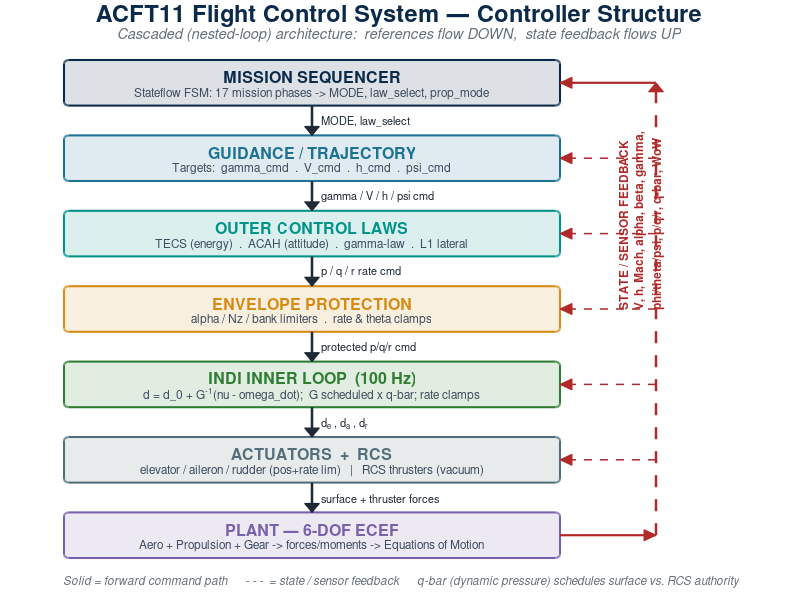
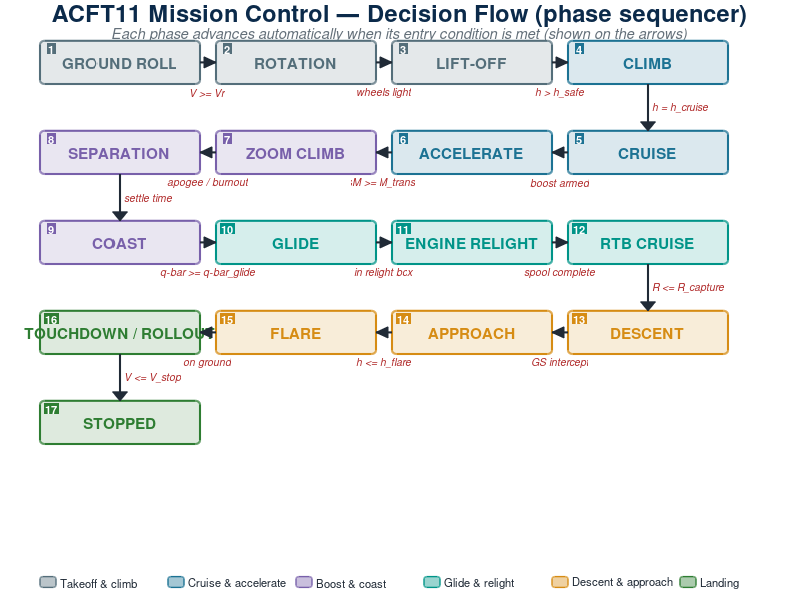

Recreate these plots in MATLAB, in order.
function make_fcs_diagrams()
%MAKE_FCS_DIAGRAMS  Render professional PNG schematics of the ACFT11 FCS.
%   Produces two images in the project folder:
%     FCS_controller_structure.png  - cascaded controller block diagram
%     FCS_decision_flow.png         - mission-phase decision flowchart
%   No model dependency; pure drawing + exportgraphics.

outdir = fileparts(mfilename('fullpath'));

% ---- palette (RGB 0..1) ----
P.navy    = [ 11  42  74]/255;
P.teal    = [ 28 114 147]/255;
P.sea     = [  0 148 136]/255;
P.amber   = [214 140  20]/255;
P.purple  = [120  96 170]/255;
P.red     = [176  42  42]/255;
P.slate   = [ 84 110 122]/255;
P.green   = [ 46 125  50]/255;
P.ink     = [ 32  42  54]/255;
P.grey    = [100 112 122]/255;

make_structure(fullfile(outdir,'FCS_controller_structure.png'), P);
make_flow(fullfile(outdir,'FCS_decision_flow.png'), P);
fprintf('Done. Wrote:\n  %s\n  %s\n', ...
    fullfile(outdir,'FCS_controller_structure.png'), ...
    fullfile(outdir,'FCS_decision_flow.png'));
end

% =====================================================================
function make_structure(fpath, P)
fig = figure('Color','w','Units','pixels','Position',[60 60 1500 1050],'Visible','off');
ax  = axes('Parent',fig,'Position',[0 0 1 1]); hold(ax,'on');
set(ax,'XLim',[0 100],'YLim',[0 100]); axis(ax,'off');

% title
text(ax,50,97.5,'ACFT11 Flight Control System — Controller Structure', ...
    'HorizontalAlignment','center','FontWeight','bold','FontSize',17,'Color',P.navy);
text(ax,50,94.2,'Cascaded (nested-loop) architecture:  references flow DOWN,  state feedback flows UP', ...
    'HorizontalAlignment','center','FontSize',10.5,'FontAngle','italic','Color',P.grey);

% layer boxes (top -> down)
L = { ...
 'MISSION SEQUENCER',       'Stateflow FSM: 17 mission phases -> MODE, law\_select, prop\_mode', P.navy;
 'GUIDANCE / TRAJECTORY',   'Targets:  gamma\_cmd  .  V\_cmd  .  h\_cmd  .  psi\_cmd', P.teal;
 'OUTER CONTROL LAWS',      'TECS (energy)  .  ACAH (attitude)  .  gamma-law  .  L1 lateral', P.sea;
 'ENVELOPE PROTECTION',     'alpha / Nz / bank limiters  .  rate & theta clamps', P.amber;
 'INDI INNER LOOP  (100 Hz)','d = d\_0 + G^{-1}(nu - omega\_dot);  G scheduled x q-bar; rate clamps', P.green;
 'ACTUATORS  +  RCS',       'elevator / aileron / rudder (pos+rate lim)   |   RCS thrusters (vacuum)', P.slate;
 'PLANT — 6-DOF ECEF',      'Aero + Propulsion + Gear -> forces/moments -> Equations of Motion', P.purple };

n   = size(L,1);
bx  = 8;  bw = 62;        % box x and width
yTop= 90; yBot= 7; bh = 7.6;
gap = (yTop - yBot - n*bh)/(n-1);
yc  = zeros(n,1);
for i=1:n
    y = yTop - bh - (i-1)*(bh+gap);
    yc(i) = y + bh/2;
    drawBox(ax, bx, y, bw, bh, L{i,1}, L{i,2}, tint(L{i,3},0.86), L{i,3}, L{i,3});
end

% forward arrows + labels between layers
flab = {'MODE, law\_select','gamma / V / h / psi cmd','p / q / r rate cmd', ...
        'protected p/q/r cmd','d_e , d_a , d_r','surface + thruster forces'};
xc = bx + bw/2;
for i=1:n-1
    yto = yc(i)-bh/2;   yfr = yc(i+1)+bh/2;
    drawArrow(ax, xc, yto, xc, yfr, P.ink, '-', 1.8);
    text(ax, xc+1.2, (yto+yfr)/2, flab{i}, 'HorizontalAlignment','left','FontSize',8,'Color',P.ink);
end

% feedback bus (right side, dashed, pointing UP into sequencer)
xb = 82;
yPlant = yc(n); ySeq = yc(1);
% stub from plant out to the bus
drawArrow(ax, bx+bw, yPlant, xb, yPlant, P.red, '-', 1.6);
% vertical bus upward
drawArrow(ax, xb, yPlant, xb, ySeq, P.red, '--', 1.8);
% tap into sequencer
drawArrow(ax, xb, ySeq, bx+bw, ySeq, P.red, '-', 1.6);
% small tap arrows into each middle layer
for i=2:n-1
    line(ax,[xb xb],[yc(i) yc(i)],'Color',P.red);  %#ok<*NASGU>
    drawArrow(ax, xb, yc(i), bx+bw, yc(i), P.red, '--', 1.1);
end
text(ax, xb+1.0, (yPlant+ySeq)/2, ...
    sprintf('STATE / SENSOR FEEDBACK\nV, h, Mach, alpha, beta, gamma,\nphi/theta/psi, p/q/r, q-bar, WoW'), ...
    'HorizontalAlignment','left','Rotation',90,'FontSize',8.5,'FontWeight','bold','Color',P.red,'VerticalAlignment','bottom');

% legend
text(ax, bx, 3.2, 'Solid = forward command path      - - -  = state / sensor feedback      q-bar (dynamic pressure) schedules surface vs. RCS authority', ...
    'HorizontalAlignment','left','FontSize',8.5,'FontAngle','italic','Color',P.grey);

exportgraphics(fig, fpath, 'Resolution', 200);
close(fig);
end

% =====================================================================
function make_flow(fpath, P)
fig = figure('Color','w','Units','pixels','Position',[60 60 1600 1040],'Visible','off');
ax  = axes('Parent',fig,'Position',[0 0 1 1]); hold(ax,'on');
set(ax,'XLim',[0 100],'YLim',[0 100]); axis(ax,'off');

text(ax,50,97.5,'ACFT11 Mission Control — Decision Flow (phase sequencer)', ...
    'HorizontalAlignment','center','FontWeight','bold','FontSize',17,'Color',P.navy);
text(ax,50,94.2,'Each phase advances automatically when its entry condition is met (shown on the arrows)', ...
    'HorizontalAlignment','center','FontSize',10.5,'FontAngle','italic','Color',P.grey);

ph = { 'GROUND ROLL','ROTATION','LIFT-OFF','CLIMB','CRUISE','ACCELERATE', ...
       'ZOOM CLIMB','SEPARATION','COAST','GLIDE','ENGINE RELIGHT','RTB CRUISE', ...
       'DESCENT','APPROACH','FLARE','TOUCHDOWN / ROLLOUT','STOPPED' };
% entry condition INTO phase i+1
cond = { 'V >= Vr','wheels light','h > h\_safe','h = h\_cruise','boost armed', ...
         'M >= M\_trans','apogee / burnout','settle time','q-bar >= q-bar\_glide', ...
         'in relight box','spool complete','R <= R\_capture','GS intercept', ...
         'h <= h\_flare','on ground','V <= V\_stop' };
% colour by mission segment
seg = [1 1 1 2 2 2 3 3 3 4 4 4 5 5 5 6 6];   % 1 ground/climb 2 cruise/accel 3 boost/coast 4 glide/relight 5 descent/appr 6 land
cols= {P.slate,P.teal,P.purple,P.sea,P.amber,P.green};

N=numel(ph); ncol=4;
x0=5; colw=22; bw=20; bh=7.2;
xcol = x0 + (0:ncol-1)*colw;
yrow0=86; rowh=15;    % vertical pitch between rows

cx=zeros(N,1); cy=zeros(N,1);
for i=1:N
    r=floor((i-1)/ncol);
    k=mod(i-1,ncol);
    if mod(r,2)==0, c=k; else, c=ncol-1-k; end
    x=xcol(c+1); y=yrow0 - r*rowh;
    cx(i)=x+bw/2; cy(i)=y+bh/2;
    col=cols{seg(i)};
    drawBox(ax, x, y, bw, bh, ph{i}, '', tint(col,0.84), col, col);
    % phase index badge
    text(ax, x+1.4, y+bh-1.3, sprintf('%d',i), 'HorizontalAlignment','center','FontSize',8, ...
        'FontWeight','bold','Color','w','BackgroundColor',col,'Margin',1);
end

% connective arrows + conditions
for i=1:N-1
    sameRow = floor((i-1)/ncol)==floor(i/ncol);
    if sameRow
        if cx(i+1)>cx(i)   % left-to-right
            drawArrow(ax, cx(i)+bw/2, cy(i), cx(i+1)-bw/2, cy(i+1), P.ink,'-',1.5);
        else               % right-to-left
            drawArrow(ax, cx(i)-bw/2, cy(i), cx(i+1)+bw/2, cy(i+1), P.ink,'-',1.5);
        end
        text(ax,(cx(i)+cx(i+1))/2, cy(i)-bh/2-1.4, cond{i},'HorizontalAlignment','center','VerticalAlignment','middle','FontSize',7.6,'FontAngle','italic','Color',P.red);
    else               % drop to next row (same column)
        drawArrow(ax, cx(i), cy(i)-bh/2, cx(i+1), cy(i+1)+bh/2, P.ink,'-',1.5);
        text(ax, cx(i)+0.6, (cy(i)+cy(i+1))/2, cond{i},'HorizontalAlignment','left','FontSize',7.6,'FontAngle','italic','Color',P.red);
    end
end

% segment legend
segname={'Takeoff & climb','Cruise & accelerate','Boost & coast','Glide & relight','Descent & approach','Landing'};
lx=5; ly=3.0;
for s=1:6
    rectangle(ax,'Position',[lx ly-0.9 2 1.8],'Curvature',0.4,'FaceColor',tint(cols{s},0.6),'EdgeColor',cols{s},'LineWidth',1);
    text(ax,lx+2.6,ly,segname{s},'HorizontalAlignment','left','FontSize',8.2,'Color',P.ink);
    lx=lx+16;
end

exportgraphics(fig, fpath, 'Resolution', 200);
close(fig);
end

% =====================================================================
function drawBox(ax,x,y,w,h,ttl,desc,face,edge,tcol)
rectangle(ax,'Position',[x y w h],'Curvature',0.16,'FaceColor',face,'EdgeColor',edge,'LineWidth',1.5);
if isempty(desc)
    text(ax,x+w/2,y+h/2,ttl,'HorizontalAlignment','center','VerticalAlignment','middle','FontWeight','bold', ...
        'FontSize',11,'Color',tcol,'Interpreter','tex');
else
    text(ax,x+w/2,y+h*0.64,ttl,'HorizontalAlignment','center','VerticalAlignment','middle','FontWeight','bold', ...
        'FontSize',11.5,'Color',tcol,'Interpreter','tex');
    text(ax,x+w/2,y+h*0.28,desc,'HorizontalAlignment','center','VerticalAlignment','middle', ...
        'FontSize',8.6,'Color',[0.24 0.3 0.37],'Interpreter','tex');
end
end

function drawArrow(ax,x1,y1,x2,y2,color,ls,lw)
line(ax,[x1 x2],[y1 y2],'Color',color,'LineStyle',ls,'LineWidth',lw);
d=[x2-x1, y2-y1]; Ln=hypot(d(1),d(2));
if Ln<1e-9, return; end
u=d/Ln; nrm=[-u(2) u(1)];
hs=1.5;                      % head length (data units)
tip=[x2 y2];
b1=tip-hs*u+0.62*hs*nrm;
b2=tip-hs*u-0.62*hs*nrm;
patch(ax,'XData',[tip(1) b1(1) b2(1)],'YData',[tip(2) b1(2) b2(2)], ...
    'FaceColor',color,'EdgeColor',color);
end

function c=tint(c0,f)
% blend colour c0 toward white by fraction f (0=original,1=white)
c = c0 + (1-c0)*f;
end
